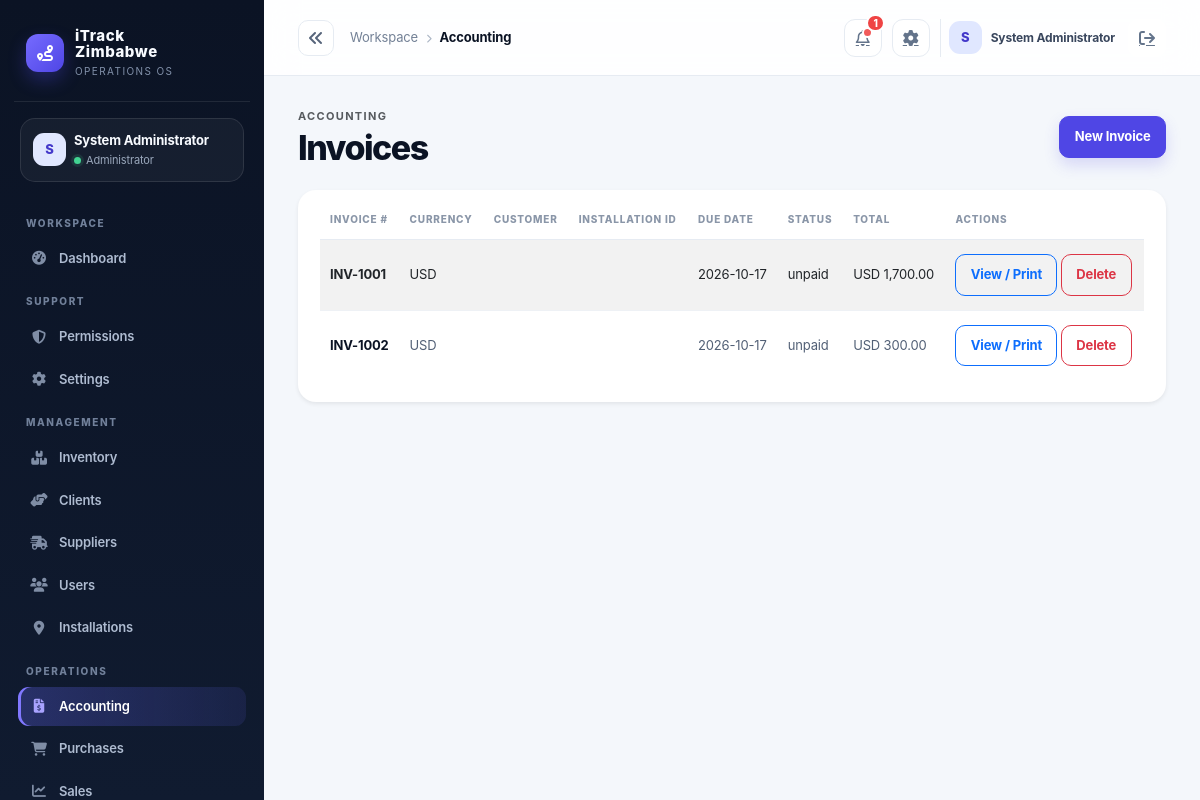
The page /index.php?controller=accounting&action=invoices (signed in) on the database its author committed.
### tables this page shows
CREATE TABLE IF NOT EXISTS invoices (
  id INT AUTO_INCREMENT PRIMARY KEY,
  sale_id INT NULL,
  installation_id INT NULL,
  invoice_number VARCHAR(150) NOT NULL UNIQUE,
  due_date DATE NOT NULL,
  status VARCHAR(50) NOT NULL DEFAULT 'unpaid',
  total_amount DECIMAL(14,2) NOT NULL DEFAULT 0.00,
  currency VARCHAR(8) NOT NULL DEFAULT 'USD',
  issue_date DATE NOT NULL DEFAULT CURRENT_DATE,
  reference_number VARCHAR(150),
  sales_person VARCHAR(150),
  customer_registered_name VARCHAR(200),
  customer_trade_name VARCHAR(200),
  customer_address TEXT,
  customer_email VARCHAR(190),
  customer_phone VARCHAR(80),
  customer_tin VARCHAR(80),
  customer_vat VARCHAR(80),
  created_at TIMESTAMP DEFAULT CURRENT_TIMESTAMP,
  FOREIGN KEY (sale_id) REFERENCES sales(id) ON DELETE CASCADE,
  FOREIGN KEY (installation_id) REFERENCES gps_devices(id) ON DELETE SET NULL
);

### app/controllers/AccountingController.php (called while the page is built, shortened)
<?php
class AccountingController extends Controller
{
    private Invoice $invoiceModel;
    public function __construct()
    {
        $this->invoiceModel = new Invoice();
    }
    public function invoices(): void
    {
        $this->view('accounting/list', [
            'title' => 'Invoices',
            'section' => 'invoices',
            'resourceName' => 'Invoice',
            'items' => $this->invoiceModel->all(),
            'columns' => [
                ['label' => 'Invoice #', 'key' => 'invoice_number'],
                ['label' => 'Currency', 'key' => 'currency'],
                ['label' => 'Customer', 'key' => 'customer_registered_name'],
                ['label' => 'Installation ID', 'key' => 'installation_id'],
                ['label' => 'Due Date', 'key' => 'due_date'],
                ['label' => 'Status', 'key' => 'status'],
                ['label' => 'Total', 'key' => 'total_amount', 'type' => 'money'],
            ],
            'createAction' => 'invoiceCreate',
            'deleteAction' => 'invoiceDelete',
        ]);
    }
}

### public/index.php (called while the page is built, shortened)
<?php
$uri = $_SERVER['REQUEST_URI'] ?? '/';
$controllerKey = $_GET['controller'] ?? null;
$actionKey = $_GET['action'] ?? null;
$route = $controllerKey ? [
    'controller' => ucfirst($controllerKey) . 'Controller',
    'action' => $actionKey ?? 'index',
] : Router::route($uri);
$actionName = $route['action'];
$controller = new $controllerName();
$controller->$actionName();

### app/core/Model.php (called while the page is built, shortened)
<?php
require_once dirname(__DIR__) . '/config/database.php';
abstract class Model
{
    protected PDO $db;
    public function __construct()
    {
        $this->db = Database::getInstance();
    }
    protected function fetchAll(string $sql, array $params = []): array
    {
        $stmt = $this->db->prepare($sql);
        $stmt->execute($params);
        return $stmt->fetchAll();
    }
    protected function execute(string $sql, array $params = []): int
    {
        $stmt = $this->db->prepare($sql);
        $stmt->execute($params);
        return $stmt->rowCount();
    }
}

### app/config/env.php (called while the page is built, shortened)
<?php
function loadEnv(): array
{
    static $loaded = null;
    if ($loaded !== null) {
        return $loaded;
    }
    $loaded = [];
    $envPath = dirname(__DIR__, 2) . '/.env';
    if (!is_readable($envPath)) {
        return $loaded;
    }
    return $loaded;
}
function env(string $key, $default = null)
{
    $vars = loadEnv();
    $value = getenv($key);
    return $value !== false ? $value : $default;
}

### app/config/app.php (called while the page is built)
<?php
require_once __DIR__ . '/env.php';
return [
    'app_name' => env('APP_NAME', 'iTrack Zimbabwe'),
    'environment' => strtolower((string) env('APP_ENV', 'development')),
    'db_driver' => strtolower((string) env('DB_DRIVER', 'auto')),
    'db_sqlite_path' => (string) env('DB_SQLITE_PATH', dirname(__DIR__, 2) . '/storage/itrack.sqlite'),
    'allow_registration' => filter_var(env('APP_ALLOW_REGISTRATION', !in_array(strtolower((string) env('APP_ENV', 'development')), ['prod', 'production'], true)), FILTER_VALIDATE_BOOLEAN),
    'session_secure' => filter_var(env('APP_SESSION_SECURE', false), FILTER_VALIDATE_BOOLEAN),
    'mail_from' => env('MAIL_FROM', 'no-reply@localhost'),
    'public_url' => rtrim((string) env('APP_PUBLIC_URL', ''), '/'),
    'debug' => filter_var(env('APP_DEBUG', false), FILTER_VALIDATE_BOOLEAN),
    'base_url' => env('APP_BASE_URL', '/itrack-zimbabwe'),
    'db' => [
        'host' => env('DB_HOST', '127.0.0.1'),
        'port' => env('DB_PORT', '3306'),
        'name' => env('DB_NAME', 'itrack_zimbabwe'),
        'user' => env('DB_USER', 'root'),
        'pass' => env('DB_PASS', ''),
    ],
    'session_name' => env('SESSION_NAME', 'itrack_session'),
    'csrf_token_name' => env('CSRF_TOKEN_NAME', 'csrf_token'),
    'upload_dir' => env('UPLOAD_DIR', dirname(__DIR__, 1) . '/uploads'),
    'openrouter_api_key' => env('OPENROUTER_API_KEY', ''),
    'openrouter_model' => env('OPENROUTER_MODEL', 'openrouter/free'),
];

### app/config/database.php (called while the page is built, shortened)
<?php
require_once dirname(__DIR__) . '/config/app.php';
class Database
{
    private static ?PDO $instance = null;
    public static function getInstance(): PDO
    {
        if (self::$instance === null) {
            $config = require dirname(__DIR__) . '/config/app.php';
            $mysqlEnabled = extension_loaded('pdo_mysql');
            if ($config['db_driver'] === 'sqlite') {
                self::$instance = self::createSqliteInstance($config);
            } elseif ($config['db_driver'] === 'mysql' || ($config['db_driver'] === 'auto' && $mysqlEnabled)) {
                try {
                    $dsn = sprintf('mysql:host=%s;port=%s;dbname=%s;charset=utf8mb4', $config['db']['host'], $config['db']['port'], $config['db']['name']);
                    self::$instance = new PDO($dsn, $config['db']['user'], $config['db']['pass'], [
                        PDO::ATTR_ERRMODE => PDO::ERRMODE_EXCEPTION,
                        PDO::ATTR_DEFAULT_FETCH_MODE => PDO::FETCH_ASSOC,
                        PDO::ATTR_EMULATE_PREPARES => false,
                    ]);
                } catch (PDOException $exception) {
                    if ($config['environment'] === 'production' || $config['db_driver'] === 'mysql') {
                        throw new RuntimeException('Unable to connect to the configured MySQL database.', 0, $exception);
                    }
                    self::$instance = self::createSqliteInstance($config);
                }
            } else {
                if ($config['environment'] === 'production' && $config['db_driver'] !== 'sqlite') {
                    throw new RuntimeException('Production requires DB_DRIVER=mysql or an explicit DB_DRIVER=sqlite configuration.');
                }
                self::$instance = self::createSqliteInstance($config);
            }
        }
        return self::$instance;
    }
}

### app/models/Invoice.php (called while the page is built, shortened)
<?php
require_once dirname(__DIR__) . '/core/Model.php';
class Invoice extends Model
{
    public function all(): array
    {
        return $this->fetchAll('SELECT i.*, c.company_name AS client_name FROM invoices i LEFT JOIN sales s ON s.id = i.sale_id LEFT JOIN clients c ON c.id = s.client_id ORDER BY i.created_at DESC');
    }
}

### app/views/accounting/list.php (the view, shortened to what this page needs)
<?php $title = $title ?? 'Accounting'; ?>
<div class="d-flex justify-content-between align-items-center mb-4">
    <div>
        <p class="text-uppercase text-muted mb-1" style="letter-spacing:.12em; font-size:11px; font-weight:700;">Accounting</p>
        <h2 class="h4 mb-0"><?= htmlspecialchars($title) ?></h2>
    </div>
    <a class="btn btn-primary" href="/index.php?controller=accounting&action=<?= htmlspecialchars($createAction ?? 'index') ?>">New <?= htmlspecialchars($resourceName ?? 'Record') ?></a>
</div>
<div class="card shadow-sm border-0">
    <div class="card-body">
        <?php if (empty($items)): ?>
            <p class="text-muted mb-0">No <?= strtolower(htmlspecialchars($resourceName ?? 'records')) ?> found yet.</p>
        <?php else: ?>
            <div class="table-responsive">
                <table class="table table-striped align-middle">
                    <thead>
                        <tr>
                            <?php foreach ($columns as $column): ?>
                                <th><?= htmlspecialchars($column['label'] ?? '') ?></th>
                            <?php endforeach; ?>
                            <th>Actions</th>
                        </tr>
                    </thead>
                    <tbody>
                        <?php foreach ($items as $item): ?>
                            <tr>
                                <?php foreach ($columns as $column): ?>
                                    <td>
                                        <?php
                                            $value = $item[$column['key']] ?? '';
                                            if (($column['type'] ?? '') === 'money') {
                                                $currency = (($section ?? '') === 'invoices') ? strtoupper((string) ($item['currency'] ?? 'USD')) . ' ' : '$';
                                                echo htmlspecialchars($currency, ENT_QUOTES, 'UTF-8') . number_format((float) $value, 2);
                                            } else {
                                                echo htmlspecialchars((string) $value);
                                            }
                                        ?>
                                    </td>
                                <?php endforeach; ?>
                                <td>
                                    <?php if (($section ?? '') === 'invoices'): ?><a class="btn btn-sm btn-outline-primary" href="/index.php?controller=accounting&amp;action=invoicePrint&amp;id=<?= (int) ($item['id'] ?? 0) ?>">View / Print</a><?php endif; ?>
                                    <a class="btn btn-sm btn-outline-danger" href="/index.php?controller=accounting&action=<?= htmlspecialchars($deleteAction ?? 'index') ?>&id=<?= (int) ($item['id'] ?? 0) ?>" data-confirm="Delete this record?">Delete</a>
                                </td>
                            </tr>
                        <?php endforeach; ?>
                    </tbody>
                </table>
            </div>
        <?php endif; ?>
    </div>
</div>

### app/views/layouts/main.php (style rules this page uses)
:root { --ink:#0b1324; --ink-2:#111d33; --muted:#738096; --line:#e6ebf2; --canvas:#f4f7fb; --card:#fff; --brand:#4f46e5; --brand-2:#6d5dfc; --mint:#13b981; --amber:#f59e0b; --danger:#e25555; --shadow:0 16px 40px rgba(15,23,42,.06); }
* { box-sizing:border-box; }
body { background:var(--canvas); color:var(--ink); margin:0; font-family:Inter,ui-sans-serif,system-ui,-apple-system,"Segoe UI",sans-serif; letter-spacing:-.01em; }
a { color:inherit; }
main h2.h4 { font-size:clamp(25px,3vw,34px); font-weight:800; letter-spacing:-.045em; line-height:1.1; }
main > .d-flex.justify-content-between { margin-bottom:24px !important; }
.card { border:1px solid var(--line); border-radius:18px; background:var(--card); box-shadow:var(--shadow); }
.card .card-body { padding:22px; }
.btn { border-radius:10px; font-weight:700; font-size:13px; padding:.63rem .9rem; }
.btn-primary { background:var(--brand); border-color:var(--brand); box-shadow:0 7px 15px rgba(79,70,229,.18); }
.table { margin:0; font-size:13px; }
.table thead th { color:#8a96a8; border-bottom:1px solid var(--line); text-transform:uppercase; letter-spacing:.08em; font-size:10px; font-weight:800; padding:0 10px 12px; white-space:nowrap; }
.table tbody td { padding:14px 10px; border-color:#eef1f5; color:#526076; vertical-align:middle; }
.table tbody tr:last-child td { border-bottom:0; }
.table tbody td:first-child { color:var(--ink); font-weight:750; }
.table-striped>tbody>tr:nth-of-type(odd)>* { --bs-table-accent-bg:#fafbfe; color:inherit; }
.table-responsive { border-radius:12px; }

### rows shown on the page
invoices: invoice_number "INV-1001", currency "USD", due_date "2026-10-17", status "unpaid", total_amount "1,700.00"
invoices: invoice_number "INV-1002", currency "USD", due_date "2026-10-17", status "unpaid", total_amount "300.00"

### other values the page prints
$initials "S"
$user['name'] "System Administrator"
$role "Administrator"
$group "WORKSPACE"
$item['label'] "Dashboard"
$group "SUPPORT"
$item['label'] "Permissions"
$item['label'] "Settings"
$group "MANAGEMENT"
$item['label'] "Inventory"
$item['label'] "Clients"
$item['label'] "Suppliers"
$item['label'] "Users"
$item['label'] "Installations"
$group "OPERATIONS"
